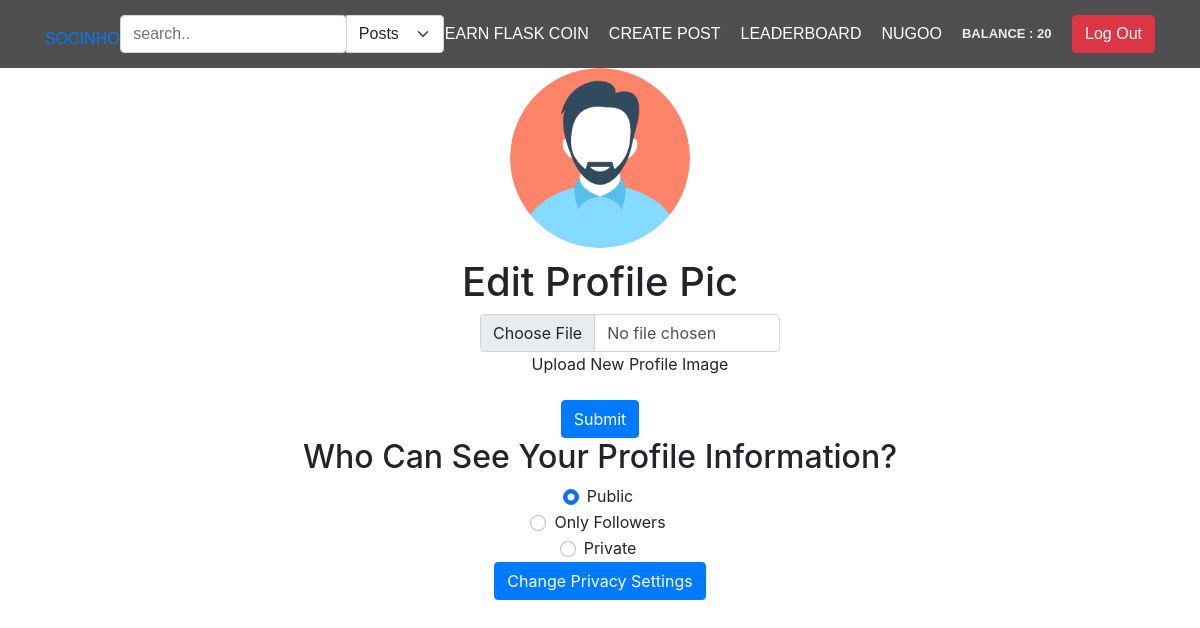
Screenshot of /user-settings (signed in) with the database file from the repository.
### app/main/models.py (models this page shows, shortened)
class User(db.Model, UserMixin):
    id = db.Column(db.Integer, primary_key=True)
    username = db.Column(db.String(80), unique=True)
    email = db.Column(db.String(50), nullable=False)
    password = db.Column(db.String(50), nullable=False)
    user_image = db.Column(db.String(80), default='static/pfp/default.png')
    flask_coin = db.Column(db.Integer, default=100)
    privacy = db.Column(db.String(50), default='public')
    posts = db.relationship('Post', backref='user', lazy=True, cascade="all, delete-orphan")
    followers = db.relationship('Follow', foreign_keys='Follow.following_to_id', backref='following_to', lazy='dynamic', cascade="all, delete-orphan")
    following = db.relationship('Follow', foreign_keys='Follow.following_from_id', backref='following_from', lazy='dynamic', cascade="all, delete-orphan")
    def delete(self):
        db.session.delete(self)
        db.session.commit()

### app/main/views.py (the view)
@main_bp.route('/user-settings', methods=['GET', 'POST'])
@login_required
def user_settings():
    if request.method == 'GET':
        return render_template('user-settings.html')

### app/main/views.py (called while the page is built)
@login_manager.user_loader
def load_user(user_id):
    return User.query.get(user_id)

### app/main/templates/user-settings.html (shortened to what this page needs)
{% extends "main.html" %}
{% block content %}
<div style="text-align: center;">
    <img src="{{current_user.user_image}}" alt="pfp" width="180" height="180" style="border-radius: 50%;">
    <div style="text-align: center; margin-top: 10px;" >
        <form action="{{ url_for('main.change_pfp') }}" method="post" enctype="multipart/form-data">
            <h1 style="text-align: center;">Edit Profile Pic</h1>
            <div class="form-group" style="text-align: center; margin-left:40%; margin-right: 50%; width: 300px;">
                <input type="file" name="profile_picture" class="form-control" id="formFile" required>
                <label for="formFile" class="form-label">Upload New Profile Image</label>
            </div>
            <button type="submit" class="btn btn-primary">Submit</button>
        </form>
    </div>
</div>
<div style="text-align: center;">
    <h2>Who Can See Your Profile Information?</h2>
    <form action="{{ url_for('main.change_privacy') }}" method="post">
        <div class="form-check">
            {% if current_user.privacy == 'public' %}
                <input class="form-check-input" type="radio" name="info_privacy" id="flexRadioDefault1" value="public" checked>
            {% else %}
                <input class="form-check-input" type="radio" name="info_privacy" id="flexRadioDefault1" value="public">
            {% endif %}
            <label class="form-check-label" for="flexRadioDefault1">
            Public
            </label>
        </div>
        <div class="form-check">
            {% if current_user.privacy == 'followers' %}
                <input class="form-check-input" type="radio" name="info_privacy" id="flexRadioDefault2" value="followers" checked>
            {% else %}
                <input class="form-check-input" type="radio" name="info_privacy" id="flexRadioDefault2" value="followers">
            {% endif %}
            <label class="form-check-label" for="flexRadioDefault2">
            Only Followers
            </label>
        </div>
        <div class="form-check">
            {% if current_user.privacy == 'private' %}
                <input class="form-check-input" type="radio" name="info_privacy" id="flexRadioDefault3" value="private" checked>
            {% else %}
                <input class="form-check-input" type="radio" name="info_privacy" id="flexRadioDefault3" value="private">
            {% endif %}
            <label class="form-check-label" for="flexRadioDefault3">
            Private
            </label>
        </div>
        <div class="form-group" style="text-align: center;">
            <button class="btn btn-primary" type="submit">Change Privacy Settings</button>
        </div>
    </form>
</div>
{% endblock content %}

### app/main/templates/main.html (shortened to what this page needs)
<!DOCTYPE html>
<html lang="en">
<head>
    <link rel="stylesheet" href="https://cdn.jsdelivr.net/npm/bootstrap@5.0.0-alpha1/dist/css/bootstrap.min.css">
    <link rel="stylesheet" href="{{ url_for('static', filename='style.css') }}">
    <link rel="stylesheet" href="https://cdn.jsdelivr.net/npm/bootstrap@4.3.1/dist/css/bootstrap.min.css">
</head>
<body>
    <header class="main-header">
        <div class="container">
            <li class="socinho" ><a href="{{ url_for('main.index') }}">SOCINHO</a> </li>
            {% if current_user.is_authenticated %}
                <form action="{{ url_for('main.search') }}" method="post">
                    <div class="input-group">
                        <input  type="search" class="form-control rounded" placeholder="search.." aria-label="Search" aria-describedby="search-addon" name="search" required />
                        <select class="form-select" aria-label="Default select example" onchange="this.form.submit()" name="search_filter">
                            <option value="posts" >Posts</option>
                        </select>
                    </div>
                </form>
            {% endif %}
            <nav class="main-navigation">
                {% if current_user.username %}
                    <li><a href="{{ url_for('main.play_for_earn') }}">Earn Flask Coin </a></li>
                    <li><a href="/create-post" data-toggle="modal" data-target="#mymodal">Create Post</a></li>
                    <li><a href="/leaderboard">Leaderboard</a></li>
                    <li><a href="{{ url_for('main.user_profile') }}">{{current_user.username}}</a></li>
                    <li><p class="balance" style="margin: 0">Balance : {{ current_user.flask_coin }}</p>
                {% endif %}
            </nav>
            <div>
                {% if current_user.username %}
                    <li>
                        <form action="{{ url_for('main.logout') }}">
                            <button name="submit" type="submit" class="btn btn-danger">Log Out</button>
                        </form>
                    </li>
                {% endif %}
            </div>
        </div>
    </header>
    {% block content %}
    {% endblock %}
</body>
</html>

### app/main/static/style.css (style rules this page uses)
body { background-color: #000; }
body { background-color: rgb(156, 205, 226); }
li { list-style-type: none; }
.main-header { top: 0; padding: 15px; width: 100%; background-color: rgba(35, 35, 35, 0.8); z-index: 11; }
.main-header .container { font-family: "Source Sans Pro Bold", sans-serif; display: flex; align-items: center; justify-content: space-between; text-transform: uppercase; }
.main-header .container .main-navigation { transition: 1s height; text-transform: uppercase; display: flex; align-items: center; }
.main-header .container .main-navigation li { width: fit-content; margin-right: 20px; padding: 0; }
.main-header .container .main-navigation li a { font-size: 16px; color: white; -webkit-transition: 0.3s; -moz-transition: 0.3s; -o-transition: 0.3s; transition: 0.3s; }
.balance { font-size: 13px; font-weight: bold; color: #ececec; }
body { background-color:#545454; font-family: "Poppins", sans-serif; font-weight: 300; }
.rounded { width: 55% !important; }
.socinho { margin-top: 10px; }

### rows the page displays
User: username "NUGOO", flask_coin "20", user_image (placeholder picture)
